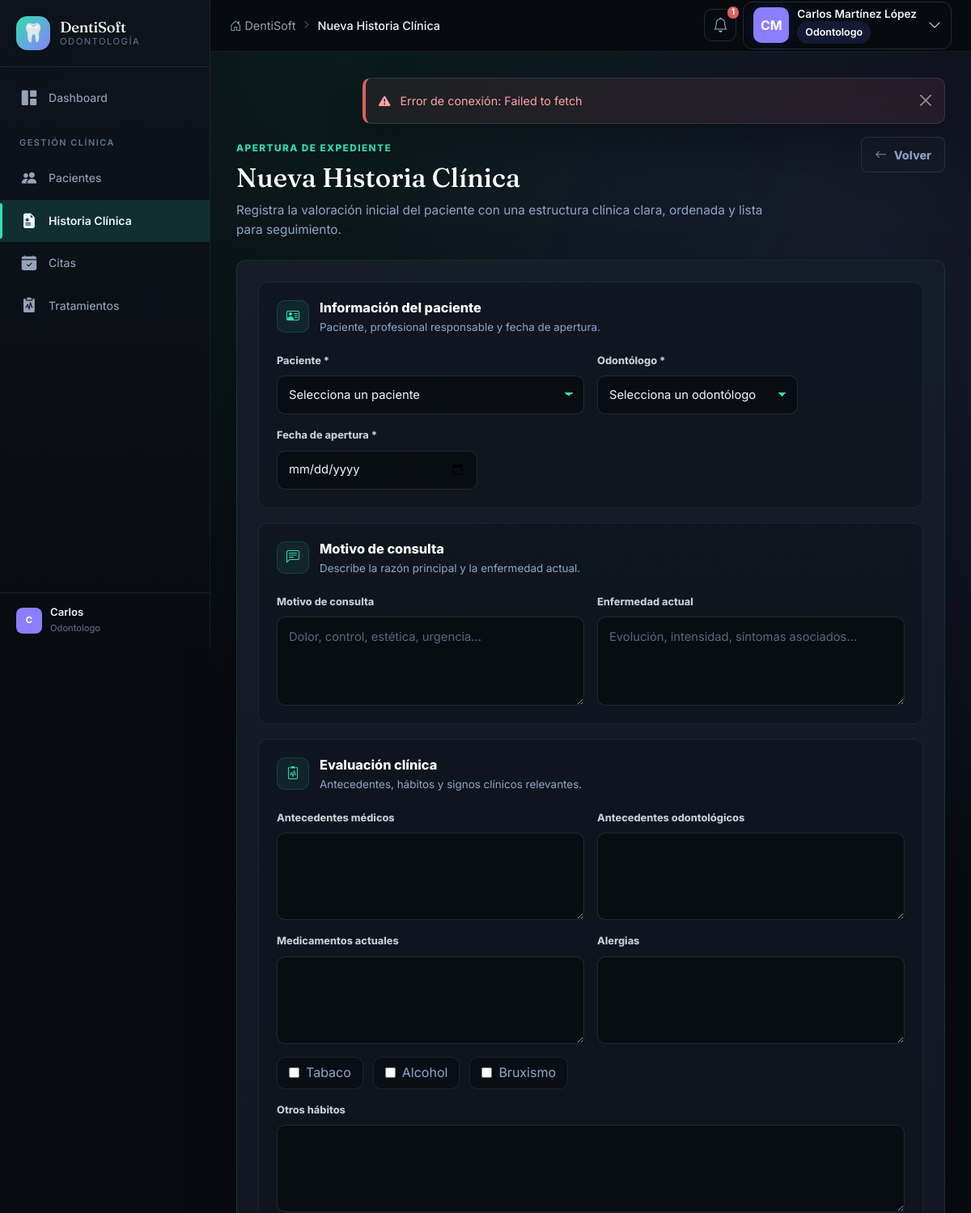
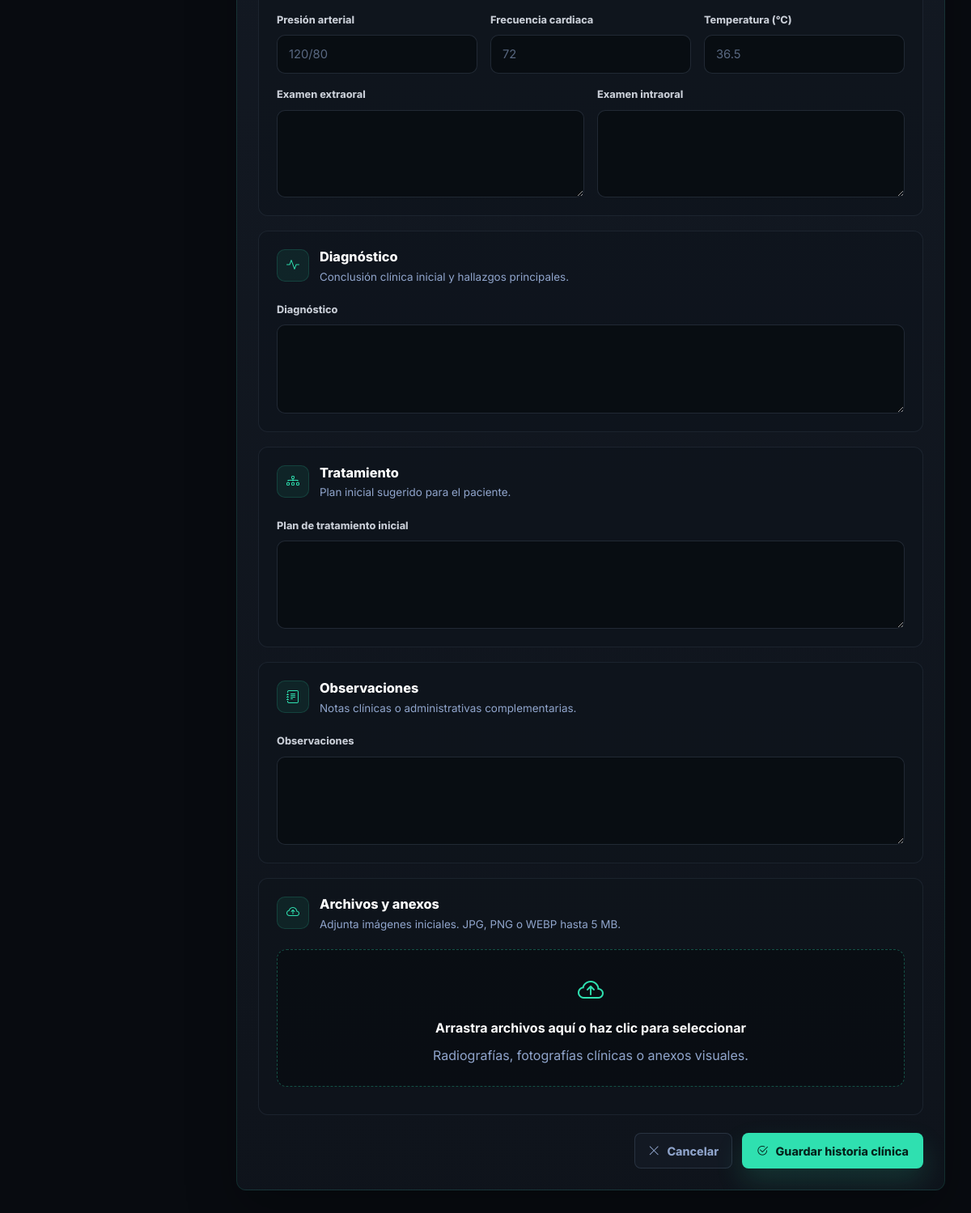
The app's page /modules/historia_clinica/crear.php (signed in) with its own data (2 pictures, top to bottom).
### tables this page shows
CREATE TABLE IF NOT EXISTS usuarios (
    id INT AUTO_INCREMENT PRIMARY KEY,
    rol_id INT NOT NULL,
    nombre VARCHAR(100) NOT NULL,
    apellido VARCHAR(100) NOT NULL,
    email VARCHAR(150) NOT NULL UNIQUE,
    password VARCHAR(255) NOT NULL,
    telefono VARCHAR(20),
    estado ENUM('activo','inactivo','suspendido') DEFAULT 'activo',
    ultimo_acceso DATETIME,
    created_at TIMESTAMP DEFAULT CURRENT_TIMESTAMP,
    updated_at TIMESTAMP DEFAULT CURRENT_TIMESTAMP ON UPDATE CURRENT_TIMESTAMP,
    FOREIGN KEY (rol_id) REFERENCES roles(id)
);

### modules/historia_clinica/crear.php (the view, shortened to what the rows shown need)
<?php
require_once __DIR__ . '/../../config/session.php';
$cssAdicional = 'historia-premium.css';
try {
    $db = getDB();
    $odontologosStmt = $db->prepare("SELECT u.id, u.nombre, u.apellido FROM usuarios u INNER JOIN roles r ON r.id = u.rol_id WHERE r.nombre = 'odontologo' AND u.estado = 'activo' ORDER BY u.nombre, u.apellido");
    $odontologosStmt->execute();
    $odontologos = $odontologosStmt->fetchAll();
} catch (PDOException $e) {
    error_log('Historia Clínica Crear carga error: ' . $e->getMessage());
    $pacientes = [];
    $odontologos = [];
}
?>
<?php require_once __DIR__ . '/../../includes/header.php'; ?>
<div class="history-form-page">
    <header class="history-form-hero">
        <div>
            <h1>Nueva Historia Clínica</h1>
        </div>
    </header>
    <form method="POST" enctype="multipart/form-data" novalidate class="history-form-panel needs-validation" data-prevent-double>
        <section class="history-form-section">
            <div class="history-section-title"><span><i class="bi bi-person-vcard"></i></span><div><h2>Información del paciente</h2><p>Paciente, profesional responsable y fecha de apertura.</p></div></div>
        </section>
        <section class="history-form-section">
            <div class="history-section-title"><span><i class="bi bi-chat-left-text"></i></span><div><h2>Motivo de consulta</h2><p>Describe la razón principal y la enfermedad actual.</p></div></div>
        </section>
        <section class="history-form-section">
            <div class="history-section-title"><span><i class="bi bi-clipboard2-pulse"></i></span><div><h2>Evaluación clínica</h2><p>Antecedentes, hábitos y signos clínicos relevantes.</p></div></div>
        </section>
        <section class="history-form-section">
            <div class="history-section-title"><span><i class="bi bi-activity"></i></span><div><h2>Diagnóstico</h2><p>Conclusión clínica inicial y hallazgos principales.</p></div></div>
        </section>
        <section class="history-form-section">
            <div class="history-section-title"><span><i class="bi bi-diagram-3"></i></span><div><h2>Tratamiento</h2><p>Plan inicial sugerido para el paciente.</p></div></div>
        </section>
        <section class="history-form-section">
            <div class="history-section-title"><span><i class="bi bi-journal-text"></i></span><div><h2>Observaciones</h2><p>Notas clínicas o administrativas complementarias.</p></div></div>
        </section>
        <section class="history-form-section">
            <div class="history-section-title"><span><i class="bi bi-cloud-arrow-up"></i></span><div><h2>Archivos y anexos</h2><p>Adjunta imágenes iniciales. JPG, PNG o WEBP hasta 5 MB.</p></div></div>
        </section>
    </form>
</div>
<?php require_once __DIR__ . '/../../includes/footer.php'; ?>

### includes/header.php (shortened to what the rows shown need)
<?php
require_once __DIR__ . '/../config/session.php';
$usuario = currentUser();
?>
<!DOCTYPE html>
<html lang="es">
<head>
    <link href="https://cdn.jsdelivr.net/npm/bootstrap@5.3.3/dist/css/bootstrap.min.css" rel="stylesheet">
    <link href="https://cdn.jsdelivr.net/npm/bootstrap-icons@1.11.3/font/bootstrap-icons.css" rel="stylesheet">
    <link href="<?= BASE_URL ?>/assets/css/style.css?v=<?= filemtime(__DIR__ . '/../assets/css/style.css') ?>" rel="stylesheet">
    <?php if (isset($cssAdicional)): ?>
        <?php $cssAdicionalPath = __DIR__ . '/../assets/css/' . $cssAdicional; ?>
        <link href="<?= BASE_URL ?>/assets/css/<?= $cssAdicional ?>?v=<?= is_file($cssAdicionalPath) ? filemtime($cssAdicionalPath) : time() ?>" rel="stylesheet">
    <?php endif; ?>
</head>
<body>
    <nav class="navbar-top">
        <div class="navbar-right">
            <div class="dropdown">
                <button class="navbar-user-btn" data-bs-toggle="dropdown" aria-expanded="false">
                    <div class="user-avatar user-avatar-lg">
                        <?= strtoupper(mb_substr($usuario['nombre'], 0, 1) . mb_substr($usuario['apellido'], 0, 1)) ?>
                    </div>
                    <div class="user-info d-none d-md-block">
                        <span class="user-name"><?= htmlspecialchars($usuario['nombre'] . ' ' . $usuario['apellido']) ?></span>
                        <span class="user-role-badge"><span class="role-badge"><?= htmlspecialchars(ucfirst($usuario['rol'])) ?></span></span>
                    </div>
                    <i class="bi bi-chevron-down ms-1 d-none d-md-inline"></i>
                </button>
            </div>
        </div>
    </nav>
    <?php require_once __DIR__ . '/sidebar.php'; ?>
    <main class="main-content" id="mainContent">

### includes/sidebar.php (shortened to what the rows shown need)
<?php
$usuario = currentUser();
?>
<aside class="sidebar" id="sidebar">
    <div class="sidebar-footer">
        <div class="sidebar-user-mini">
            <div class="user-avatar-sm">
                <?= strtoupper(mb_substr($usuario['nombre'], 0, 1)) ?>
            </div>
            <div class="user-info-sm">
                <span><?= htmlspecialchars($usuario['nombre']) ?></span>
                <small><?= htmlspecialchars(ucfirst($usuario['rol'])) ?></small>
            </div>
        </div>
    </div>
</aside>

### records on screen
usuarios: nombre+apellido "CM", nombre+apellido "Carlos Martínez López", nombre "C", nombre "Carlos"

### other values on screen
APP_NAME "DentiSoft"
$paginaTitulo "Nueva Historia Clínica"
$totalNotificaciones "1"
$usuario['rol'] "Odontologo"
